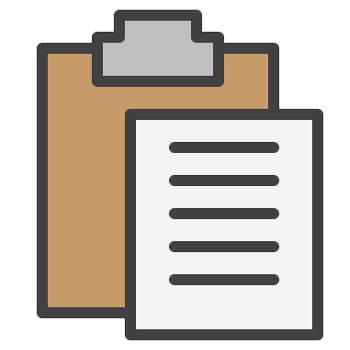
#> input picture systray.png, 350 x 350 px
$ python png2ico.py --input systray.png --output out.png   (older library calls are emulated)
#> lines starting #> are read from the running program, lines starting #| are printed output that depends on the picture
import argparse
from PIL import Image

def png_to_ico(png_file, ico_file, size):
    # 打开PNG文件
#> called with png_file = 'systray.png', ico_file = 'out.png', size = 32
    img = Image.open(png_file)
#> img is the input picture: PIL image 350x350 RGBA; mean R, G, B, A 200.7, 191.8, 183.2, 176.2

    # 调整图像大小
    try:
        img = img.resize((size, size), Image.Resampling.LANCZOS)
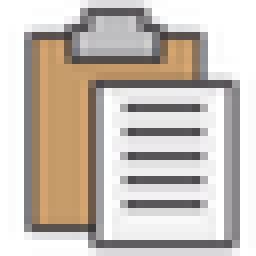
#> img: PIL image 32x32 RGBA (shown 8 times larger); mean R, G, B, A 132.7, 123.7, 115.4, 176.6; transparent parts drawn white
    except:
        img = img.resize((size, size), Image.ANTIALIAS)

    # 将PNG图像转换为ICO格式并保存
    img.save(ico_file, format='ICO')

if __name__ == '__main__':
    parser = argparse.ArgumentParser(description="Convert PNG to ICO")
    parser.add_argument('-i', '--input', required=True, help="Input PNG file path")
    parser.add_argument('-o', '--output', required=True, help="Output ICO file path")
    parser.add_argument('-c', '--size', type=int, default=32, help="Icon size (e.g., 16, 32, 48, etc.)")

    args = parser.parse_args()

    png_to_ico(args.input, args.output, args.size)
    print("转换完成！")
